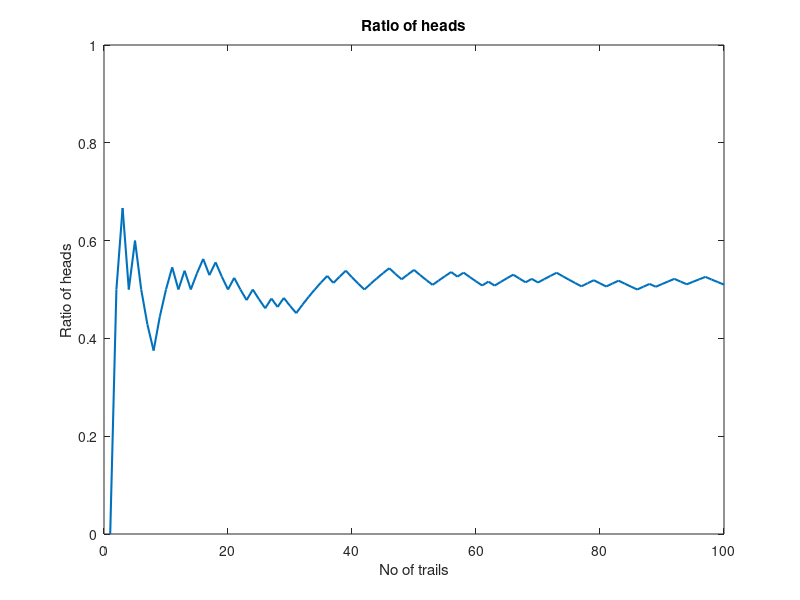

MATLAB code to generate this figure:
% This script simulates a fair coin and plots its various results.

N=100;
H=0;
T=0;

headbytail = zeros (1,N);

for n=1:N
    k=rand;
    if(k<0.5)
        H=H+1;
    else
        T=T+1;
    end
    headbytail(n) = H/n;
end
    
plot(1:N,headbytail,'LineWidth',1.5);
hold all;
%plot(1:N,0.5);
ylim ([0 1]);
headbytail(N)
title('Ratio of heads')
xlabel ('No of trails')
ylabel ('Ratio of heads')